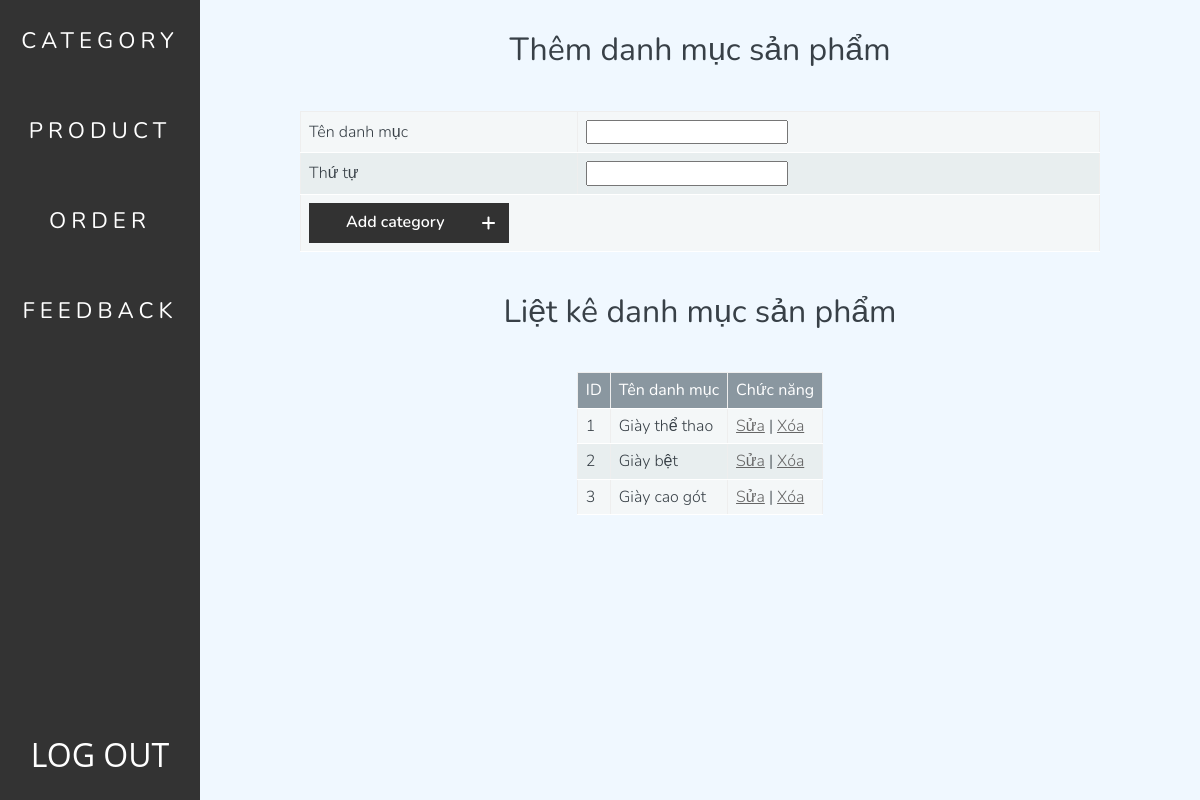
/admin/index.php?action=quanlydanhmucsanpham&query=them, run on an earlier commit of the app's database.
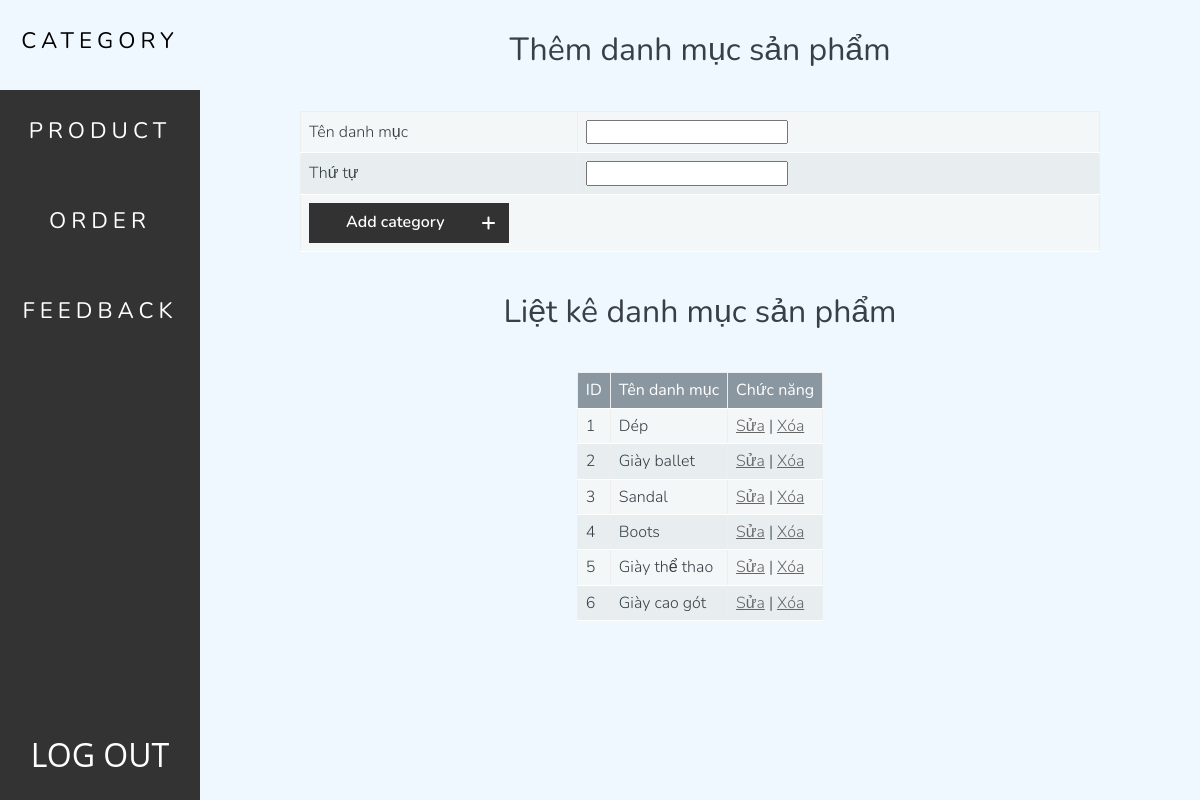
And on a later commit of the database.
### tables this page shows
CREATE TABLE `danhmuc` (
  `iddanhmuc` int(11) NOT NULL,
  `ten` varchar(100) NOT NULL,
  `thutu` int(100) NOT NULL
);

### admin/models/quanlydanhmuc/lietke.php (the view)
<?php
$sql = "select * from danhmuc order by thutu DESC";
$query = mysqli_query($connect, $sql);
?>
<p class="title">Liệt kê danh mục sản phẩm</p>
<div class="table-container">
    <form action="xuly.php" method="POST" class="form-control--lietke">
        <table width="100%" border="1" class="">
            <thead>
                <tr>
                    <th>ID</th>
                    <th>Tên danh mục</th>
                    <th>Chức năng</th>
                </tr>
            </thead>
            <tbody>
                <?php
                $i = 0;
                while ($row = mysqli_fetch_array($query)) {
                    $i++;
                ?>
                    <tr>
                        <td><?php echo $i ?></td>
                        <td><?php echo $row['ten'] ?></td>
                        <td>
                            <a class="link-edit" href="?action=quanlydanhmucsanpham&query=sua&iddanhmuc=<?php echo $row['iddanhmuc'] ?>">Sửa</a> |
                            <a class="link-remove" href="models/quanlydanhmuc/xuly.php?iddanhmuc=<?php echo $row['iddanhmuc'] ?>">Xóa</a>
                        </td>
                    </tr>
                <?php
                }
                ?>
            </tbody>
        </table>
    </form>
</div>

### admin/layouts/menu.php
<ul class="admin-list">
    <li class="admin-list-item"><a class="admin-list-item__link" href="index.php?action=quanlydanhmucsanpham&query=them">category</a></li>
    <li class="admin-list-item"><a class="admin-list-item__link" href="index.php?action=quanlysanpham&query=them">product</a></li>
    <li class="admin-list-item"><a class="admin-list-item__link" href="index.php?action=quanlydonhang&query=lietke">order</a></li>
    <li class="admin-list-item"><a class="admin-list-item__link" href="index.php?action=quanlylienhe&query=lietke">feedback</a></li>
</ul>

What changed in the data, as far as the page shows it:
removed danhmuc: ten "Giày bệt"
added danhmuc: ten "Dép"
added danhmuc: ten "Giày ballet"
added danhmuc: ten "Sandal"
added danhmuc: ten "Boots"
